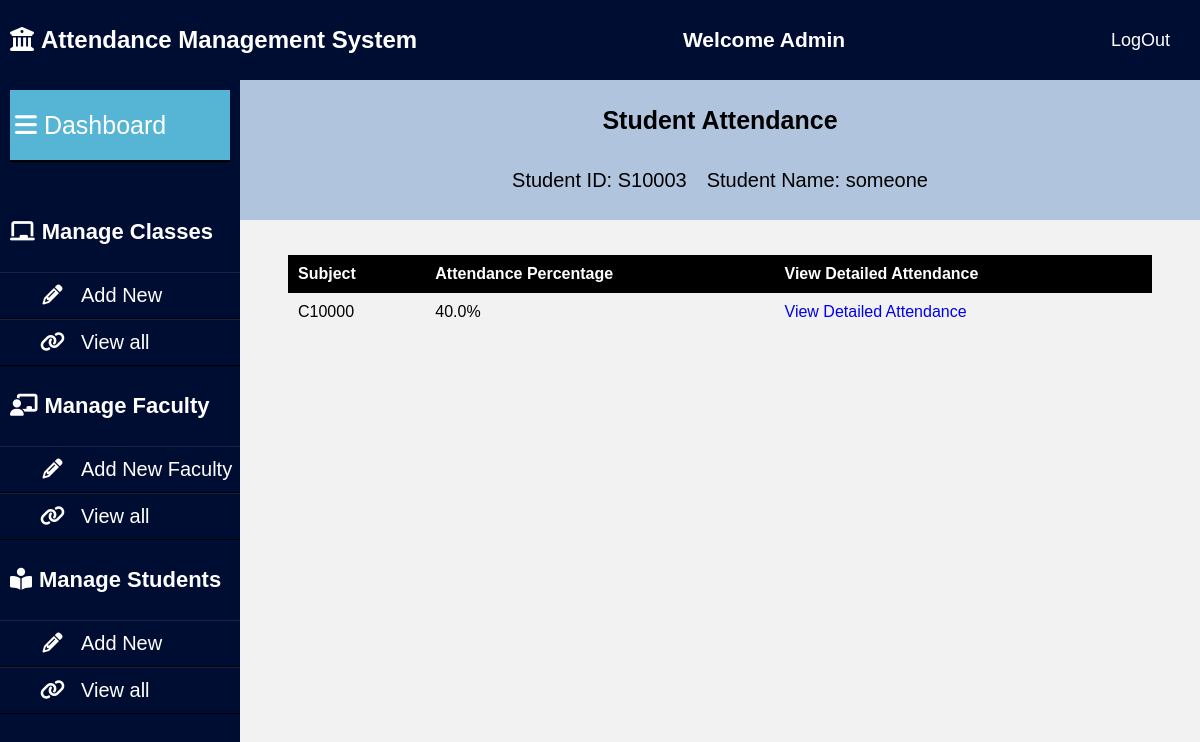
Before: /student_mgmt/?student_id=S10003 with the older database file.
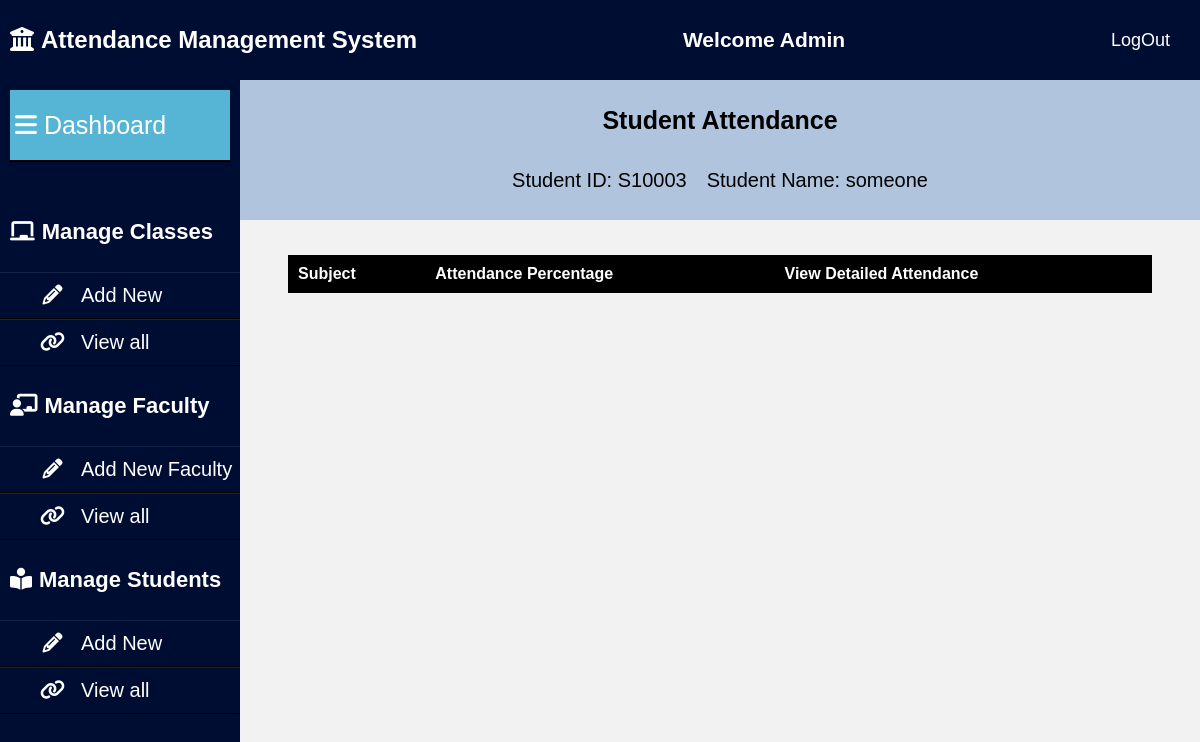
After: the same page with the newer database file.
### AMS_APP/models.py (models this page shows, shortened)
class Student(models.Model):
    student_id=models.CharField(max_length=15)
    student_name=models.CharField(max_length=30)
    email_id=models.CharField(max_length=30)
    password=models.CharField(max_length=30)
    class1=models.CharField(max_length=20,default='')
    class1_att=models.CharField(max_length=100,default='')
    class2=models.CharField(max_length=20,default='')
    class2_att=models.CharField(max_length=100,default='')
    class3=models.CharField(max_length=20,default='')
    class3_att=models.CharField(max_length=100,default='')
    class4=models.CharField(max_length=20,default='')
    class4_att=models.CharField(max_length=100,default='')
    class5=models.CharField(max_length=20,default='')
    class5_att=models.CharField(max_length=100,default='')
    class6=models.CharField(max_length=20,default='')
    class6_att=models.CharField(max_length=100,default='')
    class7=models.CharField(max_length=20,default='')
    class7_att=models.CharField(max_length=100,default='')
    class8=models.CharField(max_length=20,default='')
    class8_att=models.CharField(max_length=100,default='')

### AMS_APP/views.py (the view, shortened to what this page needs)
# urls.py: path('student_mgmt/', views.student_mgmt, name='student_mgmt'),
def student_mgmt(request):
    student_id = request.GET.get('student_id')
    student=Student.objects.filter(student_id=student_id)[0]
    student_name=student.student_name
    class_list=[]
    if student.class1!='':
        a=[student.class1]
        att_str=student.class1_att
        if att_str.count('P')==0 and att_str.count('A')==0:
            att='NA'
        else:
            att=att_str.count('P')/(att_str.count('P')+att_str.count('A'))*100
        a.append(att)
        class_list.append(a)
    dic={'student_name':student_name,'student_id':student_id,'class_list':class_list}
    return render(request, 'student_mgmt.html',dic)

### template/student_mgmt.html (shortened to what this page needs)
{% load static %}
<!DOCTYPE html>
<html lang="en">
<head>
    <link rel="stylesheet" href="{% static 'css/admindashboard.css'%}">
    <link rel="stylesheet" href="https://cdnjs.cloudflare.com/ajax/libs/font-awesome/6.4.0/css/all.min.css">
    <link rel="stylesheet" type="text/css" href="{% static 'css/student_mgmt.css'%}">
</head>
<body>
    <header class="mainheader">
        <h1><i class="fas fa-university"></i>Attendance Management System</h1>
        <h2>Welcome Admin</h2>
        <a href="/logoutuser" class="btn">LogOut</a>
    </header>
    <aside>
        <header>
            <a href="/AdminDashboard">
                <i class="fas fa-bars"></i>Dashboard
            </a>
        </header>
        <ul>
            <li><h4><i class="fas fa-chalkboard"></i>Manage Classes</h4></li>
            <ul>
                <li><a href="/courseadd"><i class="fa fa-pencil fa-fw"></i>Add New</a></li>
                <li><a href="/viewclass"><i class="fa fa-link"></i>View all</a></li>
            </ul>
        </ul>
        <ul>
            <li><h4><i class="fas fa-chalkboard-teacher"></i>Manage Faculty</h4></li>
            <ul>
                <li><a href="/teacher"><i class="fa fa-pencil fa-fw"></i>Add New Faculty</a></li>
                <li><a href="/viewfaculty"><i class="fa fa-link"></i>View all</a></li>
            </ul>
        </ul>
        <ul>
            <li><h4><i class="fas fa-book-reader" aria-hidden="true"></i>Manage Students</h4></li>
            <ul>
                <li><a href="/addnewstudent"><i class="fa fa-pencil fa-fw"></i>Add New</a></li>
                <li><a href="/viewstudent"><i class="fa fa-link"></i>View all</a></li>
            </ul>
        </ul>
    </aside>
    <div class="content-container">
        <header class="pageheader">
            <h1>Student Attendance</h1>
            <div class="heading">
                <p>Student ID: {{ student_id}}</p>
                <p>Student Name: {{ student_name}}</p>
            </div>
        </header>
        <div class="table">
        <table>
            <tr>
                <th>Subject</th>
                <th>Attendance Percentage</th>
                <th>View Detailed Attendance</th>
            </tr>
            {% for q in class_list %}
            <tr>
                <td>{{ q.0 }}</td>
                <td>{{ q.1 }}%</td>
                <td><a href="/editattendanceforadmin/?details={{ q.0 }}{{ student_id }}">View Detailed Attendance</a></td>
            </tr>
            {% endfor %}
        </table>
    </div>
    </div>
</body>
</html>

Changed rows visible on the page:
changed Student "someone": class1 "C10000" → empty (drawn)
Other visible differences:
list line gone: "C10000"
list line gone: "40.0 % View Detailed Attendance"
